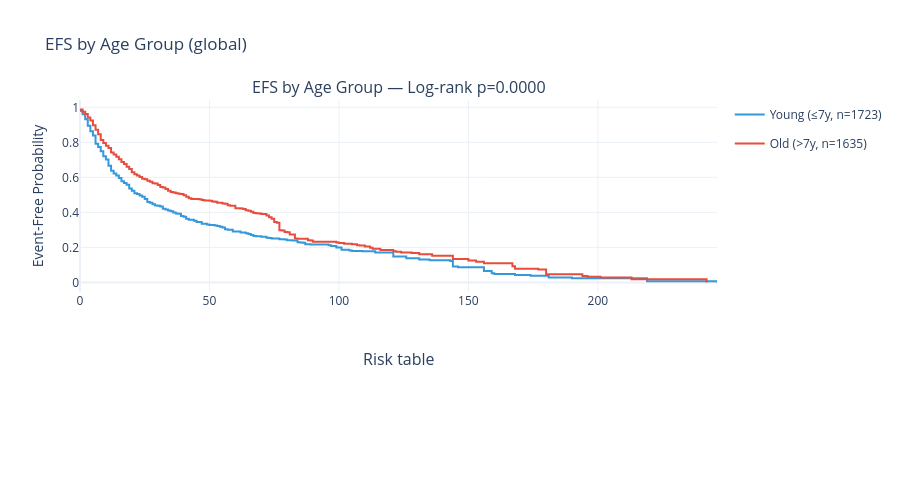

Notebook cell for this chart:
### Code cell
# P1A.4: KM EFS by AGE group
df = merged.dropna(subset=['AGE', 'EFS_MONTHS', 'efs_event']).copy()
median_age = df['AGE'].median()
df['age_group'] = np.where(df['AGE'] <= median_age, f'Young (≤{median_age:.0f}y)', f'Old (>{median_age:.0f}y)')

young = df[df['age_group'] == f'Young (≤{median_age:.0f}y)']
old = df[df['age_group'] == f'Old (>{median_age:.0f}y)']
p_log = logrank2(young['EFS_MONTHS'], young['efs_event'], old['EFS_MONTHS'], old['efs_event'])

km_young = kaplan_meier(young['EFS_MONTHS'], young['efs_event'])
km_old = kaplan_meier(old['EFS_MONTHS'], old['efs_event'])

fig = make_subplots(rows=2, cols=1, row_heights=[0.8, 0.2],
                    subplot_titles=(f'EFS by Age Group — Log-rank p={p_log:.4f}', 'Risk table'))
fig = add_km(fig, km_young, f'Young (≤{median_age:.0f}y, n={len(young)})', '#3498db')
fig = add_km(fig, km_old, f'Old (>{median_age:.0f}y, n={len(old)})', '#e74c3c')
fig.update_layout(height=500, title='EFS by Age Group (global)', template='plotly_white')
fig.update_yaxes(title_text='Event-Free Probability', row=1, col=1)
fig.update_xaxes(title_text='Months', row=2, col=1)
fig.show()

record_result('1A', 'AGE × EFS (KM, global)', 'Log-rank', 'global',
              len(df), int(df['efs_event'].sum()),
              f'χ²(1)={-2*np.log(p_log):.2f}', p_log, f'median split at {median_age:.0f}y',
              'Step 14')

### Figure 1 — Plotly figure (JSON) as saved in the notebook; plotly's stock layout.template omitted (floating-point values rounded to 4 significant figures; data arrays with more than 128 entries replaced by an {"elided": "..."} marker saying what was removed)
{"data": [{"hovertemplate": "Time: %{x}<br>Survival: %{y:.3f}<extra>Young (≤7y, n=1723)</extra>", "legendgroup": "Young (≤7y, n=1723)", "line": {"color": "#3498db", "shape": "hv", "width": 2}, "mode": "lines", "name": "Young (≤7y, n=1723)", "type": "scatter", "x": {"elided": "134 float values"}, "y": {"elided": "134 float values"}}, {"hovertemplate": "Time: %{x}<br>Survival: %{y:.3f}<extra>Old (>7y, n=1635)</extra>", "legendgroup": "Old (>7y, n=1635)", "line": {"color": "#e74c3c", "shape": "hv", "width": 2}, "mode": "lines", "name": "Old (>7y, n=1635)", "type": "scatter", "x": {"elided": "135 float values"}, "y": {"elided": "135 float values"}}], "layout": {"annotations": [{"font": {"size": 16}, "showarrow": false, "text": "EFS by Age Group — Log-rank p=0.0000", "x": 0.5, "xanchor": "center", "xref": "paper", "y": 1.0, "yanchor": "bottom", "yref": "paper"}, {"font": {"size": 16}, "showarrow": false, "text": "Risk table", "x": 0.5, "xanchor": "center", "xref": "paper", "y": 0.15, "yanchor": "bottom", "yref": "paper"}], "height": 500, "title": {"text": "EFS by Age Group (global)"}, "xaxis": {"anchor": "y", "domain": [0.0, 1.0]}, "xaxis2": {"anchor": "y2", "domain": [0.0, 1.0], "title": {"text": "Months"}}, "yaxis": {"anchor": "x", "domain": [0.4, 1.0], "title": {"text": "Event-Free Probability"}}, "yaxis2": {"anchor": "x2", "domain": [0.0, 0.15]}}}
